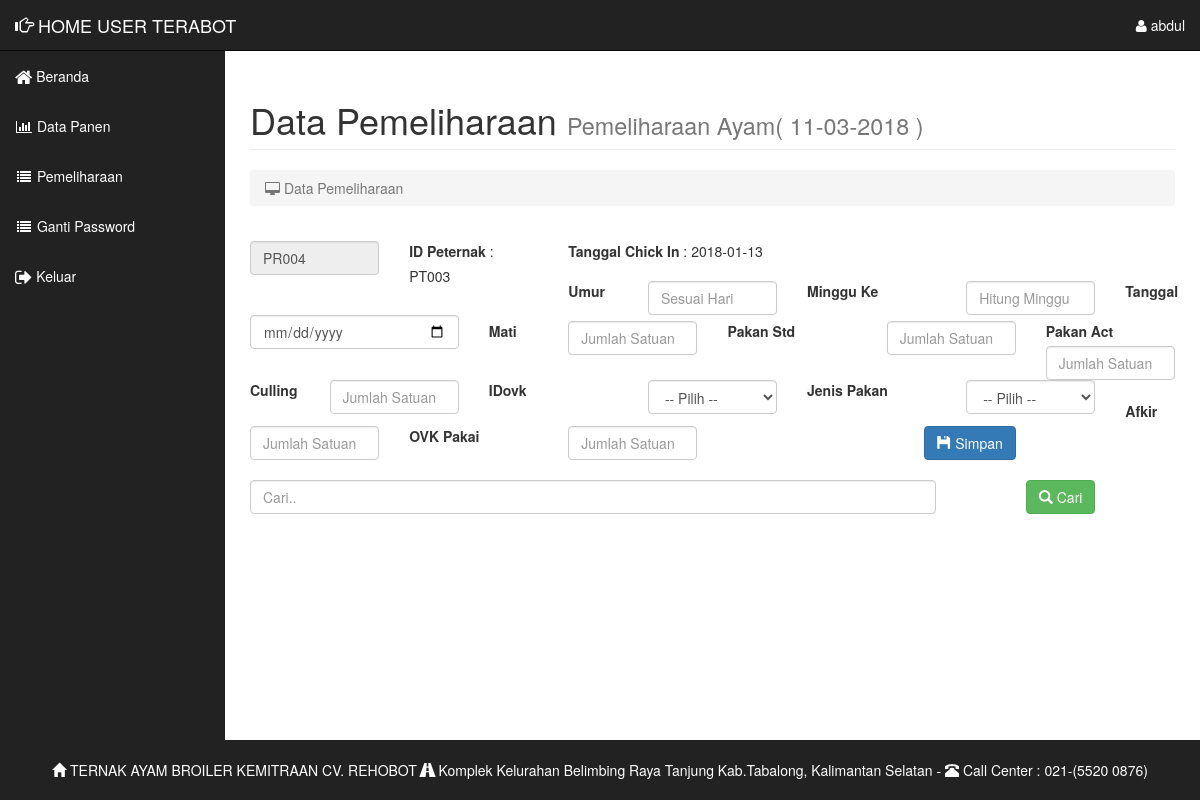
Screenshot of /user/pemeliharaanharian.php (signed in) with the database file from the repository.
### tables this page shows
CREATE TABLE `tbpenyerahanbibit` (
  `IDProduksi` varchar(6) NOT NULL,
  `IDPeternak` varchar(6) NOT NULL,
  `IDSupplier` varchar(6) NOT NULL,
  `Strain` varchar(10) NOT NULL,
  `TanggalChickIn` date NOT NULL,
  `JumlahChickIn` varchar(11) NOT NULL,
  `Harga` varchar(20) NOT NULL,
  `Periode` varchar(15) NOT NULL,
  `KondisiChickIn` varchar(15) NOT NULL,
  `IDDataKandang` varchar(6) NOT NULL
);

### user/library.php (called while the page is built)
<?php
	function IndonesiaTgl($tanggal)
	{date_default_timezone_set('Asia/jakarta');
		$tgl = substr($tanggal, 8, 2);
		$bln = substr($tanggal, 5, 2);
		$tahun = substr($tanggal, 0, 4);
		$tanggal = "$tgl-$bln-$tahun";
		return $tanggal;
	}
?>

### user/pemeliharaanharian.php (the view, shortened to what this page needs)
<?php
include 'header.php';
include '../conn.php';?>
<div id="page-wrapper">
<div class="container-fluid">
                <div class="row">
                <div class="col-lg-12">
                <h1 class="page-header">Data Pemeliharaan <small>Pemeliharaan Ayam</small><small>( <?php echo IndonesiaTgl(date('Y-m-d'));?> )</small></h1>
                <ol class="breadcrumb">
                <li class="active">
                <i class="fa fa-desktop"></i> Data Pemeliharaan</a></li>
                </ol>
                </div>
                </div>
				<div class="dataTable_wrapper">
<?php
$data1 = mysqli_query($koneksi, "SELECT * FROM `tbpenyerahanbibit` WHERE `IDPeternak`='" . $_SESSION['IDPengguna']. "'");
?>
 <Form method="post">
   <div class="row">
	<?php
		foreach($data1 as $anu):
	?>
		<div class="col-md-2 form-method"  align="right">
		<input name="idp" class="form-control" value="<?php echo $anu['IDProduksi'];?>" readonly>
        </div>
    <div class="col-lg-2" >
		<label>ID Peternak</label> :  <?php echo $anu['IDPeternak'];?>
	</div>
	<div class="col-lg-3" >
		<label>Tanggal Chick In</label> : <?php echo $anu['TanggalChickIn'];?>
    </div><br></br>
	<div class="col-md-1" >
		 <label>Umur</label>
    </div>
	<div class="col-md-2" >
		<input class="form-control form-white" name="u" pattern="[0-9]*" placeholder="Sesuai Hari" value="" required>
    </div>
	<div class="col-md-2" >
		 <label>Minggu Ke </label>
    </div>
	 <div class="col-md-2" >
		<input class="form-control" name="mk" pattern="[0-9]*" placeholder="Hitung Minggu" value="" required>
    </div>
	<div class="col-md-1" >
		 <label>Tanggal</label>
    </div>
	<div class="col-md-3" >
		<input type="date" class="form-control" name="t" value="" required>
    </div>
	<br></br>
	<div class="col-md-1" >
		 <label>Mati</label>
    </div>
	<div class="col-md-2" >
		<input class="form-control form-white" name="mati" pattern="[0-9]*" placeholder="Jumlah Satuan" value="" required>
    </div>
	<div class="col-md-2" >
		 <label>Pakan Std</label>
    </div>
	<div class="col-md-2" >
		<input class="form-control form-white" name="ps" pattern="[0-9]*" placeholder="Jumlah Satuan" value="" required>
    </div>
		<div class="col-md-2" >
		 <label>Pakan Act</label>
    </div>
	<div class="col-md-2" >
		<input class="form-control form-white" name="pa" pattern="[0-9]*" placeholder="Jumlah Satuan" value="" required>
    </div>
	<br></br>
	<div class="col-md-1" >
	<label>Culling</label>
    </div>
	<div class="col-md-2" >
		<input class="form-control form-white" name="cul" pattern="[0-9]*" placeholder="Jumlah Satuan" value="" required>
    </div>
	<div class="col-md-2" >
		 <label>IDovk</label>
    </div>
	<div class="col-md-2" >
		<select class="form-control" name="ovk" required="required">
		<option required="required" value="0">-- Pilih --</option>
		</select>
    </div>
	<div class="col-md-2" >
		 <label>Jenis Pakan</label>
    </div>
	<div class="col-md-2" >
		<select class="form-control" name="ip" required="required">
		<option required="required" value="0">-- Pilih --</option>
		</select>
    </div>
	<br></br>
	<div class="col-md-1" >
		 <label>Afkir</label>
    </div>
	<div class="col-md-2" >
		<input class="form-control form-white" name="afkir" pattern="[0-9]*" placeholder="Jumlah Satuan" value="" required>
    </div>
	<div class="col-md-2" >
		 <label>OVK Pakai</label>
    </div>
	<div class="col-md-2" >
		<input class="form-control form-white" name="ovkp" pattern="[0-9]*" placeholder="Jumlah Satuan" value="" required>
    </div>
	<div class="col-md-4" align="right">
	<button type="submit" class="btn btn-primary" name="add"> <span class="glyphicon glyphicon-floppy-disk"></span> Simpan</button>
	</div></div>
	</form>
   <br />
	<div class="row">
    <div class="col-xs-9">
    <input type="text" name="s" class="form-control" placeholder="Cari.." id="isi_cari">
    </div>
    <div class="col-md-2" align="right"><a href="#" class="btn btn-success" id="cari_reload"><span class="glyphicon glyphicon-search" > </span> Cari</a>
    </div>
	</div>
<br />
<?php
	 endforeach;
	 ?>
</div>
</div>
</div>
<?php include 'footer.php';?>

### user/css/sb-admin.css (style rules this page uses)
body { margin-bottom: 50px; }
body { margin-top: 100px; background-color: white; }
@media (min-width:768px) { body { margin-top: 50px; } }
#page-wrapper { width: 100%; padding: 0; background-color: #fff; }
@media (min-width:768px) { #page-wrapper { padding: 10px; } }

### rows the page displays
tbpenyerahanbibit: idp "PR004", IDPeternak "PT003", TanggalChickIn "2018-01-13"

### other values shown
$_SESSION['username'] "abdul"
